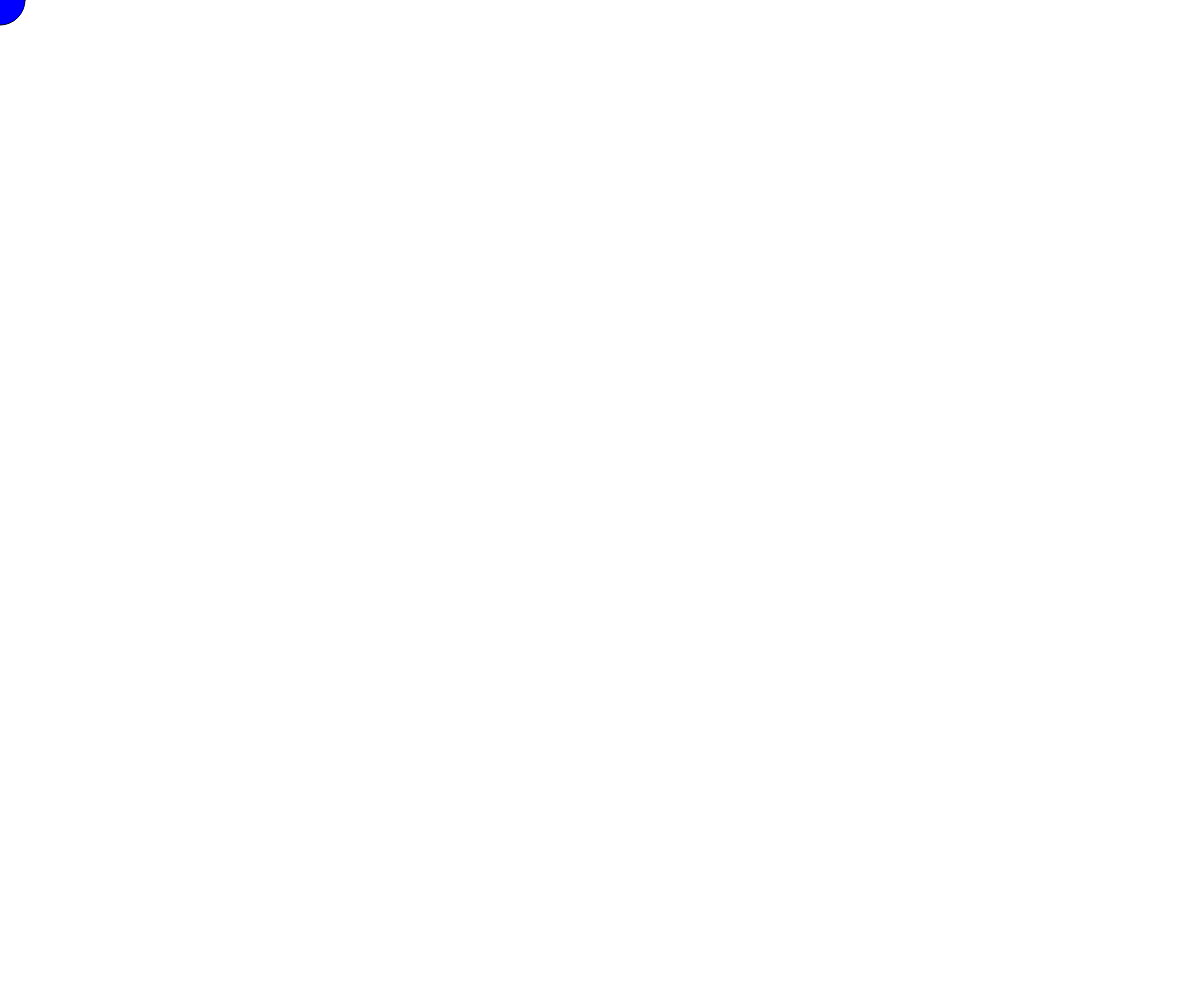
Frame 1 (no input)
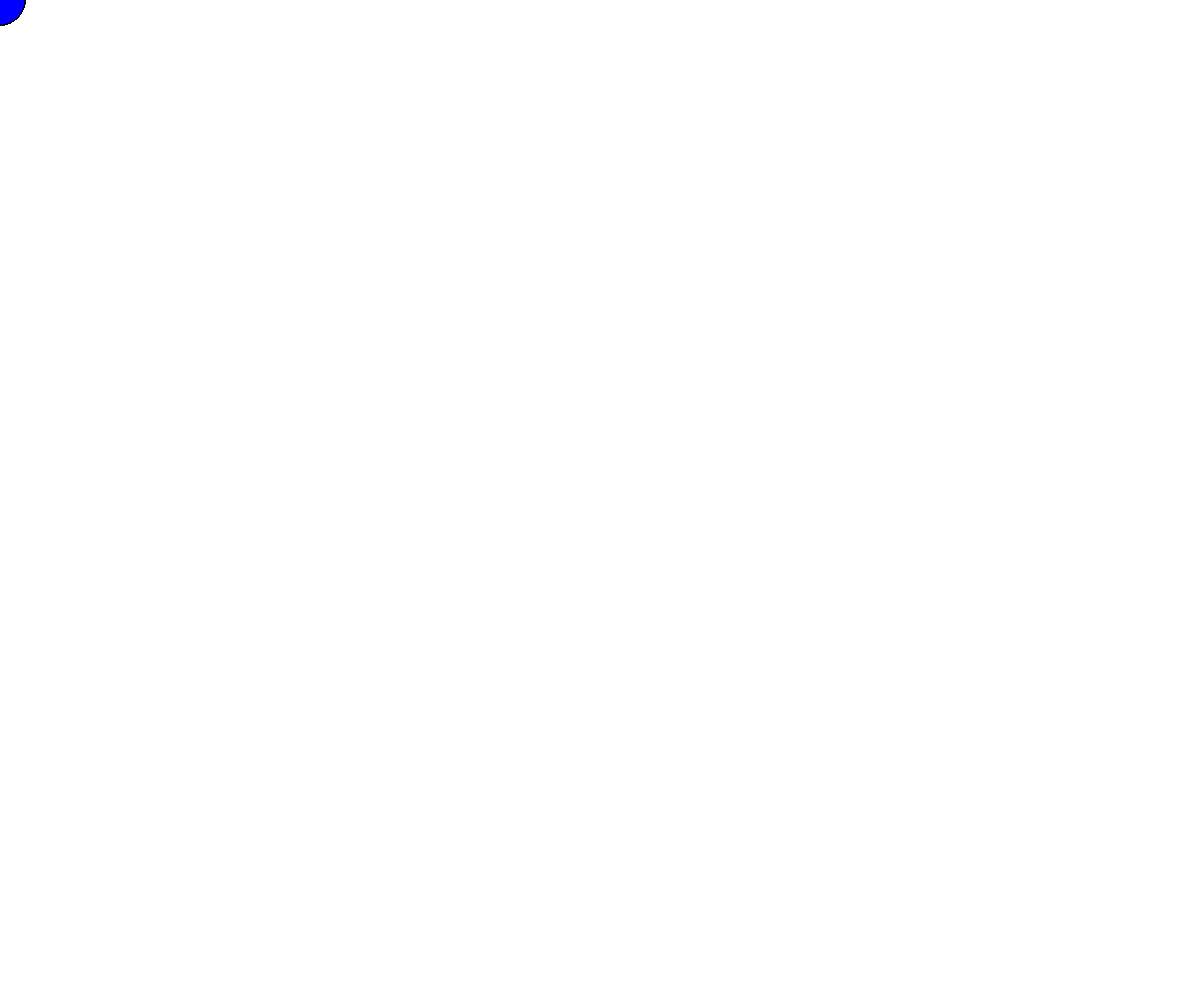
Frame 60 (no input)
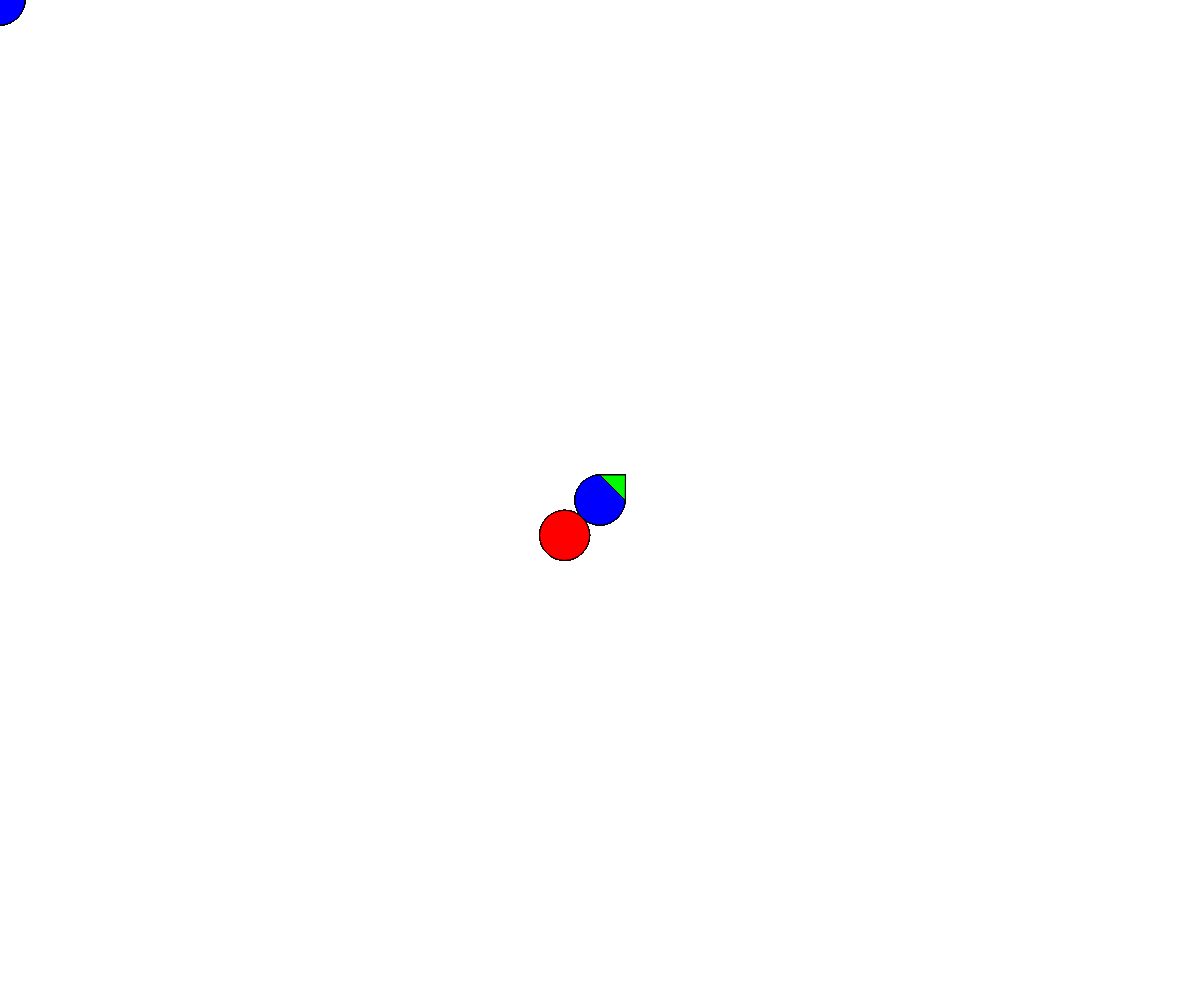
Frame 120 (the mouse pressed at the canvas centre since frame 60)

The p5.js sketch that drew these frames (run headless with seeded random() and noise() and a simulated clock; from frame 60 on, the mouse is pressed at the canvas centre):

// p5.js sketch
// ── sketch.js
var bg = 255;
var triangleArcColor;
var triangleColor;
var bottomCircleColor;

var triangleArcX;
var triangleArcY;
var triangleArcD = 50;
var triangleArcStart = 0;
var triangleArcStop;

function setup() { 
  createCanvas(windowWidth, windowHeight);
  triangleArcColor = color(0, 0, 255);
  triangleColor = color(0, 250, 0);
  bottomCircleColor = color(255, 0, 0);
  triangleArcStop = -HALF_PI;
} 

function draw() { 
	//background(bg);
  
  triangleArcX = mouseX;
  triangleArcY = mouseY;
  
  //arco del triangulo
  fill(triangleArcColor);
  arc(triangleArcX, triangleArcY,
      triangleArcD, triangleArcD,
      0, triangleArcStop, OPEN);
  
  //triangulo
  fill(triangleColor);
  var r = triangleArcD/2
  var x1 = triangleArcX + r;
  var y1 = triangleArcY;
  var x2 = triangleArcX;
  var y2 = triangleArcY - r;
  var x3 = x1;
  var y3 = y2;
  triangle(x1, y1, x2, y2, x3, y3);
  
  //circulo de abajo
  fill(bottomCircleColor);
  var x = triangleArcX - triangleArcD * cos(HALF_PI/2);
  var y = triangleArcY + triangleArcD * sin(HALF_PI/2);
	ellipse(x, y,
          triangleArcD, triangleArcD);
}
